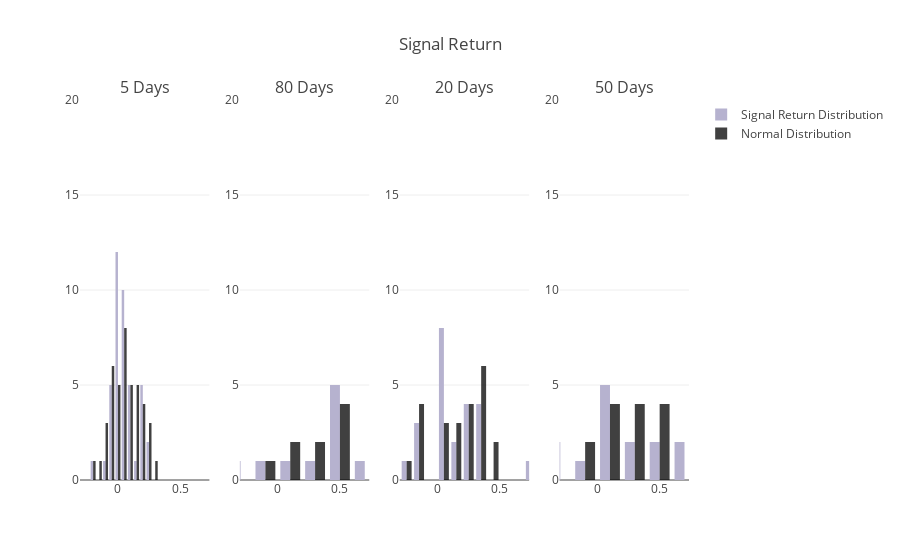

Notebook code for this chart:
### Markdown cell above
## Outliers
You might have noticed the outliers in the 10 and 20 day histograms. To better visualize the outliers, let's compare the 5, 10, and 20 day signals returns to normal distributions with the same mean and deviation for each signal return distributions.

### Code cell
project_helper.plot_signal_to_normal_histograms(
    [signal_return_5, signal_return_80, signal_return_20, signal_return_50],
    'Signal Return',
    ('5 Days', '80 Days', '20 Days', '50 Days'))

### Figure 1 — Plotly figure (JSON) as saved in the notebook; plotly's stock layout.template omitted (floating-point values rounded to 4 significant figures)
{"data": [{"marker": {"color": "#B6B2CF"}, "name": "Signal Return Distribution", "showlegend": true, "type": "histogram", "x": [-0.02936, 0.02317, -0.005699, 0.0551, 0.0167, 0.1058, 0.1877, 0.05398, 0.01967, 0.02295, 0.2567, -0.002021, 0.04562, -0.04119, -0.007115, 0.1167, 0.07847, -0.1201, 0.006868, 0.04374, 0.1137, 0.04549, 0.1796, -0.06517, 0.04351, 0.06027, 0.1784, 0.005864, 0.02792, -0.04249, 0.1371, 0.02255, 0.1186, 0.181, -0.02223, 0.05803, -0.07072, 0.05016, 0.2614, -0.02056, 0.2098, -0.2006], "xaxis": "x1", "yaxis": "y1"}, {"marker": {"color": "rgba(0, 0, 0, 0.75)"}, "name": "Normal Distribution", "showlegend": true, "type": "histogram", "x": [-0.09775, -0.09369, -0.02578, 0.158, 0.2018, 0.08699, -0.1136, -0.001791, 0.1266, 0.1456, 0.09732, -0.04409, 0.06533, 0.2062, -0.2234, -0.07473, 0.1838, 0.03214, 0.1851, 0.07904, 0.101, -0.03091, -0.001239, -0.1537, 0.2425, 0.06602, -0.04476, 0.06902, 0.06241, 0.09319, 0.04872, 0.01589, 0.1277, 0.2692, 0.2999, 0.2342, -0.01186, 0.1658, 0.06193, -0.03255, 0.0529, -0.01129], "xaxis": "x1", "yaxis": "y1"}, {"marker": {"color": "#B6B2CF"}, "name": "Signal Return Distribution", "showlegend": false, "type": "histogram", "x": [-0.0841, 0.5425, 0.3972, 0.4022, 0.03717, 0.4895, 0.5327, 0.579, -0.3057, 0.7363], "xaxis": "x2", "yaxis": "y2"}, {"marker": {"color": "rgba(0, 0, 0, 0.75)"}, "name": "Normal Distribution", "showlegend": false, "type": "histogram", "x": [0.1942, 0.4657, 0.2783, 0.84, -0.1641, 0.5751, 0.5159, 0.02549, 0.2674, 0.4741], "xaxis": "x2", "yaxis": "y2"}, {"marker": {"color": "#B6B2CF"}, "name": "Signal Return Distribution", "showlegend": false, "type": "histogram", "x": [0.07079, 0.004869, 0.2343, -0.1176, 0.02248, 0.3549, 0.08319, 0.00634, 0.1062, -0.107, 0.06214, 0.3968, 0.3453, 0.2958, -0.1149, 0.2207, 0.1586, 0.7015, -0.2952, 0.09447, 0.3466, 0.01461, 0.2385], "xaxis": "x3", "yaxis": "y3"}, {"marker": {"color": "rgba(0, 0, 0, 0.75)"}, "name": "Normal Distribution", "showlegend": false, "type": "histogram", "x": [0.4227, 0.3869, 0.3854, 0.3456, 0.3198, 0.4063, 0.03827, 0.2358, 0.3753, 0.2341, 0.1417, 0.2054, -0.1824, 0.2665, 0.01208, 0.1119, 0.1393, 0.05069, -0.1388, -0.2608, -0.1211, -0.1214, 0.3049], "xaxis": "x3", "yaxis": "y3"}, {"marker": {"color": "#B6B2CF"}, "name": "Signal Return Distribution", "showlegend": false, "type": "histogram", "x": [0.1136, 0.4185, 0.2673, 0.04483, 0.1427, 0.1818, -0.01115, 0.629, 0.1233, 0.6922, -0.2369, -0.2837, 0.442, 0.2176], "xaxis": "x4", "yaxis": "y4"}, {"marker": {"color": "rgba(0, 0, 0, 0.75)"}, "name": "Normal Distribution", "showlegend": false, "type": "histogram", "x": [0.3257, 0.4747, 0.02215, 0.5027, 0.04302, -0.0004958, -0.1042, 0.5278, 0.3771, 0.2371, 0.4784, 0.2421, 0.03766, 0.0655], "xaxis": "x4", "yaxis": "y4"}], "layout": {"annotations": [{"font": {"size": 16}, "showarrow": false, "text": "5 Days", "x": 0.1062, "xanchor": "center", "xref": "paper", "y": 1, "yanchor": "bottom", "yref": "paper"}, {"font": {"size": 16}, "showarrow": false, "text": "80 Days", "x": 0.3688, "xanchor": "center", "xref": "paper", "y": 1, "yanchor": "bottom", "yref": "paper"}, {"font": {"size": 16}, "showarrow": false, "text": "20 Days", "x": 0.6313, "xanchor": "center", "xref": "paper", "y": 1, "yanchor": "bottom", "yref": "paper"}, {"font": {"size": 16}, "showarrow": false, "text": "50 Days", "x": 0.8938, "xanchor": "center", "xref": "paper", "y": 1, "yanchor": "bottom", "yref": "paper"}], "title": "Signal Return", "xaxis1": {"anchor": "y1", "domain": [0, 0.2125], "range": [-0.3057, 0.7363]}, "xaxis2": {"anchor": "y2", "domain": [0.2625, 0.475], "range": [-0.3057, 0.7363]}, "xaxis3": {"anchor": "y3", "domain": [0.525, 0.7375], "range": [-0.3057, 0.7363]}, "xaxis4": {"anchor": "y4", "domain": [0.7875, 1], "range": [-0.3057, 0.7363]}, "yaxis1": {"anchor": "x1", "domain": [0, 1], "range": [0, 20]}, "yaxis2": {"anchor": "x2", "domain": [0, 1], "range": [0, 20]}, "yaxis3": {"anchor": "x3", "domain": [0, 1], "range": [0, 20]}, "yaxis4": {"anchor": "x4", "domain": [0, 1], "range": [0, 20]}}}
